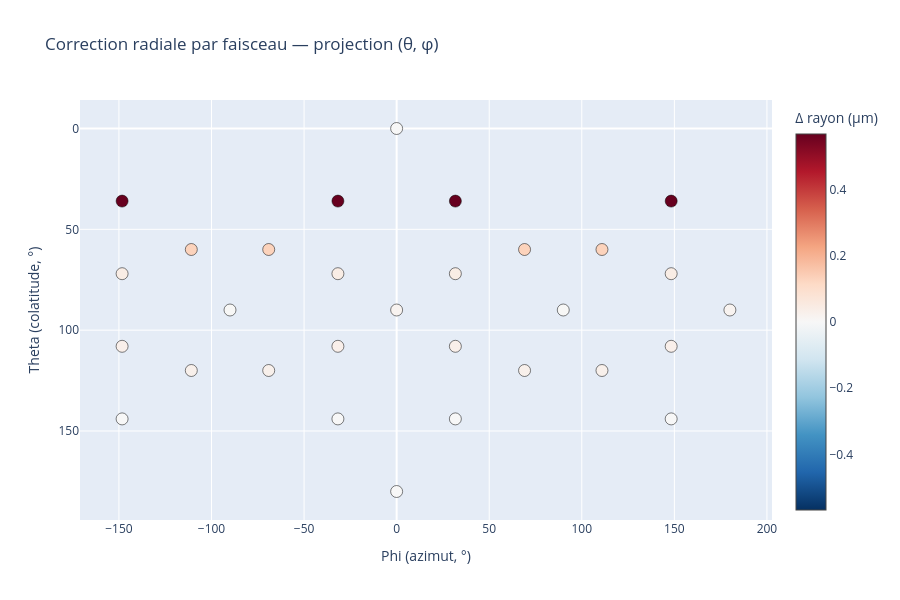

Source (notebook cell):
### Code cell
max_abs_delta = np.max(np.abs(delta_r))

fig2 = go.Figure(data=go.Scatter(
    x=np.degrees(phi1),
    y=np.degrees(theta1),
    mode='markers',
    marker=dict(
        size=12,
        color=delta_r,
        colorscale='RdBu_r',
        cmin=-max_abs_delta,
        cmax=max_abs_delta,
        colorbar=dict(title="Δ rayon (µm)"),
        line=dict(color='black', width=0.5)
    ),
    text=[f"Faisceau {i}<br>Δr = {delta_r[i]:.4f} µm<br>r_avant={r1[i]:.8g}<br>r_après={r2[i]:.8g}"
          for i in range(NBEAMS)],
    hoverinfo='text'
))
fig2.update_layout(
    title="Correction radiale par faisceau — projection (θ, φ)",
    xaxis_title="Phi (azimut, °)",
    yaxis_title="Theta (colatitude, °)",
    yaxis=dict(autorange='reversed'),
    width=900,
    height=600
)
fig2.show()

### Figure 1 — Plotly figure (JSON) as saved in the notebook; plotly's stock layout.template omitted (floating-point values rounded to 4 significant figures)
{"data": [{"hoverinfo": "text", "marker": {"cmax": 0.568, "cmin": -0.568, "color": [9.447e-09, 0.5678, 0.5678, 0.04231, 0.1314, 0.001382, 0.1314, 0.04235, 0.568, 0.568, 0.1314, 0.04231, 0.03102, 0.01752, 0.03102, 0.0006068, 0.0281, 0.02805, 0.0006085, 0.03105, 0.01757, 0.03104, 0.04236, 0.1314, 0.001381, 0.0281, 0.02805, 0.0006089, 2.658e-08, 0.0006074], "colorbar": {"title": {"text": "Δ rayon (µm)"}}, "colorscale": [[0, "rgb(5,48,97)"], [0.1, "rgb(33,102,172)"], [0.2, "rgb(67,147,195)"], [0.3, "rgb(146,197,222)"], [0.4, "rgb(209,229,240)"], [0.5, "rgb(247,247,247)"], [0.6, "rgb(253,219,199)"], [0.7, "rgb(244,165,130)"], [0.8, "rgb(214,96,77)"], [0.9, "rgb(178,24,43)"], [1, "rgb(103,0,31)"]], "line": {"color": "black", "width": 0.5}, "size": 12}, "mode": "markers", "text": ["Faisceau 0<br>Δr = 0.0000 µm<br>r_avant=1940<br>r_après=1940", "Faisceau 1<br>Δr = 0.5678 µm<br>r_avant=1940<br>r_après=1940.5678", "Faisceau 2<br>Δr = 0.5678 µm<br>r_avant=1940<br>r_après=1940.5678", "Faisceau 3<br>Δr = 0.0423 µm<br>r_avant=1940<br>r_après=1940.0423", "Faisceau 4<br>Δr = 0.1314 µm<br>r_avant=1940<br>r_après=1940.1314", "Faisceau 5<br>Δr = 0.0014 µm<br>r_avant=1940<br>r_après=1940.0014", "Faisceau 6<br>Δr = 0.1314 µm<br>r_avant=1940<br>r_après=1940.1314", "Faisceau 7<br>Δr = 0.0423 µm<br>r_avant=1940<br>r_après=1940.0423", "Faisceau 8<br>Δr = 0.5680 µm<br>r_avant=1940<br>r_après=1940.568", "Faisceau 9<br>Δr = 0.5680 µm<br>r_avant=1940<br>r_après=1940.568", "Faisceau 10<br>Δr = 0.1314 µm<br>r_avant=1940<br>r_après=1940.1314", "Faisceau 11<br>Δr = 0.0423 µm<br>r_avant=1940<br>r_après=1940.0423", "Faisceau 12<br>Δr = 0.0310 µm<br>r_avant=1940<br>r_après=1940.031", "Faisceau 13<br>Δr = 0.0175 µm<br>r_avant=1940<br>r_après=1940.0175", "Faisceau 14<br>Δr = 0.0310 µm<br>r_avant=1940<br>r_après=1940.031", "Faisceau 15<br>Δr = 0.0006 µm<br>r_avant=1940<br>r_après=1940.0006", "Faisceau 16<br>Δr = 0.0281 µm<br>r_avant=1940<br>r_après=1940.0281", "Faisceau 17<br>Δr = 0.0280 µm<br>r_avant=1940<br>r_après=1940.028", "Faisceau 18<br>Δr = 0.0006 µm<br>r_avant=1940<br>r_après=1940.0006", "Faisceau 19<br>Δr = 0.0310 µm<br>r_avant=1940<br>r_après=1940.031", "Faisceau 20<br>Δr = 0.0176 µm<br>r_avant=1940<br>r_après=1940.0176", "Faisceau 21<br>Δr = 0.0310 µm<br>r_avant=1940<br>r_après=1940.031", "Faisceau 22<br>Δr = 0.0424 µm<br>r_avant=1940<br>r_après=1940.0424", "Faisceau 23<br>Δr = 0.1314 µm<br>r_avant=1940<br>r_après=1940.1314", "Faisceau 24<br>Δr = 0.0014 µm<br>r_avant=1940<br>r_après=1940.0014", "Faisceau 25<br>Δr = 0.0281 µm<br>r_avant=1940<br>r_après=1940.0281", "Faisceau 26<br>Δr = 0.0281 µm<br>r_avant=1940<br>r_après=1940.0281", "Faisceau 27<br>Δr = 0.0006 µm<br>r_avant=1940<br>r_après=1940.0006", "Faisceau 28<br>Δr = 0.0000 µm<br>r_avant=1940<br>r_après=1940", "Faisceau 29<br>Δr = 0.0006 µm<br>r_avant=1940<br>r_après=1940.0006"], "type": "scatter", "x": [0.0, -31.72, 31.72, 31.72, 69.09, 90.0, 110.9, 148.3, 148.3, -148.3, -69.09, -31.72, -31.72, 0.0, 31.72, 31.72, 69.09, 110.9, 148.3, 148.3, 180.0, -148.3, -148.3, -110.9, -90.0, -69.09, -110.9, -148.3, 0.0, -31.72], "y": [0.0, 36.0, 36.0, 72.0, 60.0, 90.0, 60.0, 72.0, 36.0, 36.0, 60.0, 72.0, 108.0, 90.0, 108.0, 144.0, 120.0, 120.0, 144.0, 108.0, 90.0, 108.0, 72.0, 60.0, 90.0, 120.0, 120.0, 144.0, 180.0, 144.0]}], "layout": {"height": 600, "title": {"text": "Correction radiale par faisceau — projection (θ, φ)"}, "width": 900, "xaxis": {"title": {"text": "Phi (azimut, °)"}}, "yaxis": {"autorange": "reversed", "title": {"text": "Theta (colatitude, °)"}}}}
